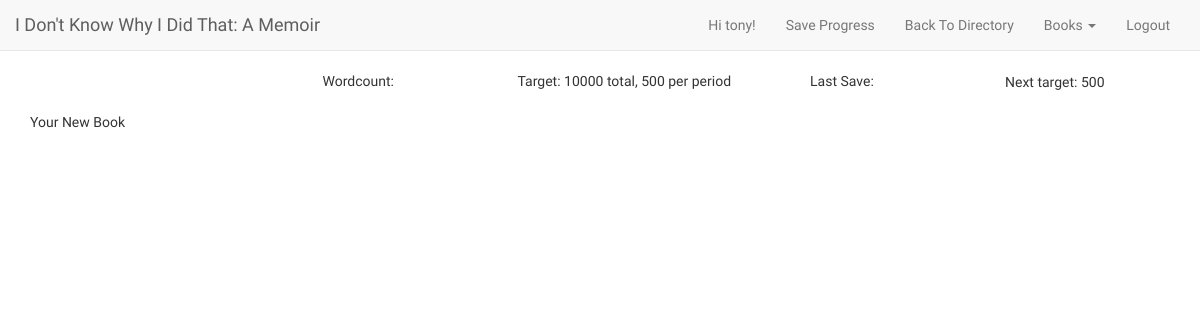
The page /book_viewer/1/ (signed in) on the database its author committed.
### books/models.py (models this page shows, shortened)
class Book(models.Model):
	title = models.TextField(default='Book One')
	author = models.ForeignKey(User, on_delete=models.CASCADE, related_name='books')
	content = models.TextField(default='Some text goes here')
	created_at = models.DateTimeField(auto_now_add=True)
	updated_at = models.DateTimeField(auto_now=True)
	editable = models.BooleanField(default=True)
	goal = models.IntegerField(default=1000)
	is_finished = models.BooleanField(default=False)
	wordsPerPeriod = models.IntegerField(default=500)
	timePeriod = models.IntegerField(default=30)
	out_of_time = models.BooleanField(default=False)
	time_total = models.IntegerField(default=10000)
	class Meta:
		get_latest_by = "created_at"

### books/views.py (the view, shortened to what this page needs)
# urls.py: url(r'^book_viewer/([0-9]+)/$', views.book_viewer, name='book_viewer'),
def book_viewer(request, id):
	obj = Book.objects.get(id=id)
	timeleft = timezone.now() - obj.created_at
	seconds = (obj.time_total) - timeleft.seconds
	periodsleft, timeleft_in_period =  divmod(seconds, obj.timePeriod)
	if timeleft_in_period == 0:
		timeleft_in_period = obj.timePeriod
	if request.method != 'POST' and request.user.id == obj.author_id:
		obj = Book.objects.get(id=id)
		return render(request, 'home.html', {'book' : obj, 'id' : id, 'seconds' : seconds, 'timeleft_in_period' : timeleft_in_period})

### books/templates/home.html (shortened to what this page needs)
<!DOCTYPE html>
{% extends "base.html" %}
{% block content %}
<html>
<head>
<link href="https://netdna.bootstrapcdn.com/bootstrap/3.3.5/css/bootstrap.css" rel="stylesheet">
<link href="https://cdnjs.cloudflare.com/ajax/libs/summernote/0.8.3/summernote.css" rel="stylesheet">
</head>
  <body>
    <div id="wrapper">
      <div class="container" id="stats">
        <div class="row">
          <div class="col-md-3" id="demo"> </div>
          <div class="col-md-2" id="wordcount">Wordcount: </div>
          <div class="col-md-3" id="goal">Target: {{book.goal}} total, {{book.wordsPerPeriod}} per period</div>
          <div class="col-md-2" id="last_save">Last Save: </div>
          <div class="col-md-2" id="timeleft_in_period"></div>
          <div class="col-md-2" id="goal_timeperiod">Next target: {{book.wordsPerPeriod}}</div>
        </div>
      </div>
      <body oncopy="return false" oncut="return false" onpaste="return false">
        <div class="container">
          <div id="summernote">{{book.content|safe}}</div>
        </div>
    </div>
{% endblock %}

### books/templates/base.html (shortened to what this page needs)
{% load i18n static %}<!DOCTYPE html>
{% get_current_language as LANGUAGE_CODE %}{% get_current_language_bidi as LANGUAGE_BIDI %}
<html lang="{{ LANGUAGE_CODE|default:"en-us" }}" {% if LANGUAGE_BIDI %}dir="rtl"{% endif %}>
<head>
</head>
{% load i18n %}
<body>
      <nav class="navbar navbar-default navbar-static-top" role="navigation" id=mynavbar>
      <div class="container-fluid">
        <div class="navbar-header">
          {% if '/book_viewer' in request.get_full_path %}
          <a class="navbar-brand">{{book.title}}</a>
          {%else%}
          <a class="navbar-brand" href="/">Chasing Your Tale</a>
          {%endif%}
        </div>
        <div class="collapse navbar-collapse" id="not-google-plus-nav">
          <ul class="nav navbar-nav pull-right">
            {% if user.is_authenticated %}
              <li><a href="#">Hi {{ user.username }}!</a></li>
              {% if '/book_viewer' in request.get_full_path %}
              <li><a href="javascript:submitFunction()">Save Progress</a></li>
              <li><a href="/">Back To Directory</a></li>
              {% endif %}
              <li class="dropdown">
              <a class="dropdown-toggle" data-toggle="dropdown" href="#">Books
              <span class="caret"></span></a>
            </li>
            <li><a href="{% url 'logout' %}?next=/login">Logout</a></li>
            {% else %}
              <li><a href="/login">Login</a></li>
              <li><a href="#">Register</a></li>
            {% endif %}
          </ul>
        </div>
      </div>
    </nav>
    {% block content %}{% endblock content %}
</body>
</html>

### books/templates/base.html (style rules this page uses)
body { font-family: 'Asap', sans-serif; }

### books/templates/home.html (style rules this page uses)
body { background-image: url("https://i.imgur.com/DaPgOkS.jpg"); background-repeat: no-repeat; background-attachment: fixed; background-position: 0% 0%; font-family: 'Asap', sans-serif; }
#stats { margin-bottom: 20px; }
#wrapper { display:none; }

### rows shown on the page
Book: title "I Don't Know Why I Did That: A Memoir", goal "10000", wordsPerPeriod "500", content "Your New Book"

### other values the page prints
{{ user.username }} "tony"
